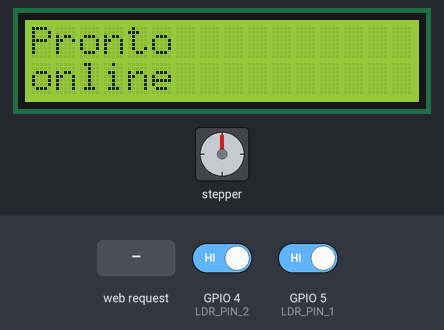
This sketch was run on a simulated ESP32. Shown: 16×2 character LCD, stepper motor. The test bench sets the inputs (shaded band); at power-on: GPIO 4 (LDR_PIN_2) HIGH, GPIO 5 (LDR_PIN_1) HIGH. WiFi joins after 1.5 s; servers stay silent unless stated; a WiFi scan finds three made-up networks; stepper angles assume 4096 steps per turn; what the sketch prints to the serial monitor is not drawn.

Above: at 9.4 s.
9.5 s: HTTP request GET /quiz?steps=1&q=1&a1=1 received
At 10.3 s:
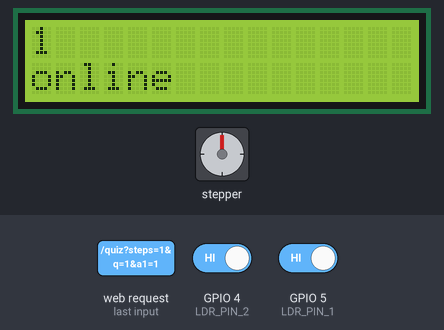
11.3 s: GPIO 4 (LDR_PIN_2) driven LOW
At 11.55 s:
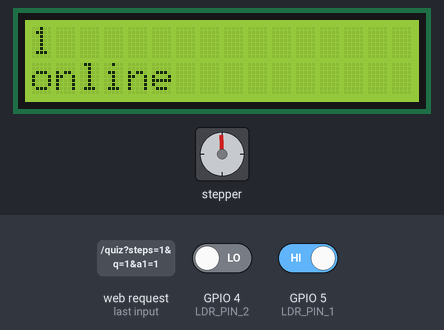
13.2 s: HTTP request GET /step received
At 15.0 s:
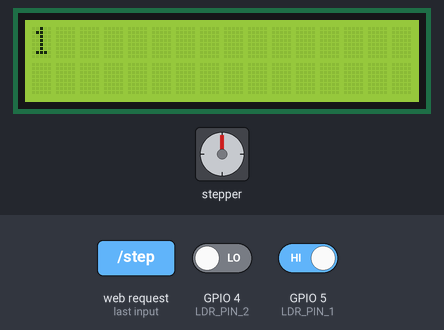
15.3 s: GPIO 5 (LDR_PIN_1) driven LOW
At 18.11 s:
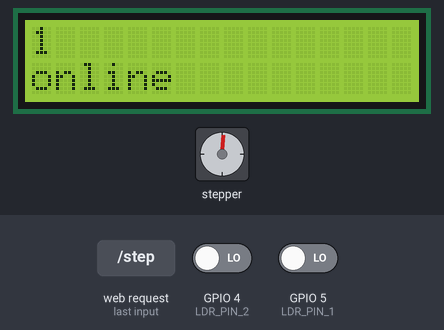
18.3 s: HTTP request GET /move?steps=1 received
At 18.7 s:
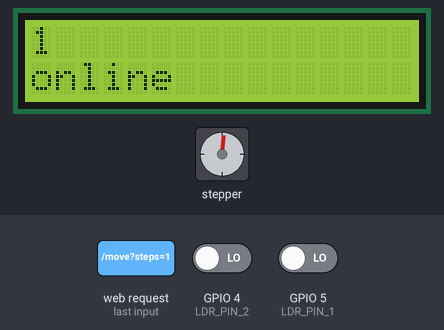
19.8 s: HTTP request GET /quiz received
Timing chart, 0 to 22.4 s (numbered marks = the images above; inputs shaded):
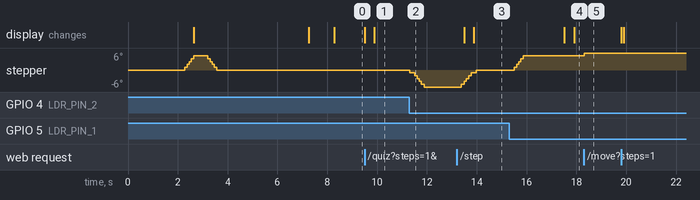

Measured:
- after the input at 9.5 s, the display: first changes at once (image 1 shows a later state)

The sketch:

esp32_quiz_motor.ino
```cpp
/*
 * ESP32 Quiz Motor Controller — con AccelStepper
 * ============================================================
 * Motore : 28BYJ-48 + driver ULN2003
 * Libreria: AccelStepper (half-step, tipo 8)
 *
 * Endpoint HTTP:
 *   GET /            → stato del server
 *   GET /step        → muove di 512 passi avanti (compatibilità bot principale)
 *   GET /move?steps=N → muove di N half-steps (N>0=avanti, N<0=indietro)
 *
 * Pin ULN2003 → ESP32:
 *   IN1 → GPIO 19
 *   IN2 → GPIO 20
 *   IN3 → GPIO 21
 *   IN4 → GPIO 22
 *
 * NOTA: AccelStepper richiede l'ordine IN1, IN3, IN2, IN4 nel costruttore.
 */

#include <WiFi.h>
#include <WebServer.h>
#include <AccelStepper.h>
#include <Wire.h>
#include <LiquidCrystal_I2C.h>

// ============================================================
// CONFIGURAZIONE WIFI
// ============================================================
const char* ssid     = "VF_IT_FWA_531F";
const char* password = "GalaHouse25!";

// ============================================================
// CONFIGURAZIONE MOTORE 28BYJ-48
// ============================================================
#define MOTOR_INTERFACE_TYPE 8  // Half-step 4 fili

// Pin fisici ULN2003 → ESP32
#define IN1 19
#define IN2 20
#define IN3 21
#define IN4 22

// Ordine obbligatorio per AccelStepper + 28BYJ-48: IN1, IN3, IN2, IN4
AccelStepper stepper(MOTOR_INTERFACE_TYPE, IN1, IN3, IN2, IN4);

// Velocità e accelerazione
const float MAX_SPEED    = 800.0;   // step/s (max affidabile per 28BYJ-48)
const float ACCELERATION = 400.0;   // step/s²

// Limiti
const int LEGACY_STEPS = 68;       // passi per /step (1/30 di mezzo giro)
const int MAX_STEPS    = 8192;      // limite sicurezza per /move (2 giri)

// ============================================================
// CONFIGURAZIONE SENSORI LDR
// ============================================================
const int LDR_PIN_1 = 5;
const int LDR_PIN_2 = 4;

// IMPORTANTE: Imposta qui lo stato che consideri "VOTATO"
// Se coprendo il sensore l'output sullo sketch di test era '0', usa LOW.
// Se l'output coperto era '1', usa HIGH.
const int TRIGGER_STATE = LOW;

volatile int pendingVotesA = 0;
volatile int pendingVotesB = 0;

int lastLdrState1 = -1;
int lastLdrState2 = -1;
unsigned long lastVoteTime = 0;
const unsigned long VOTE_COOLDOWN = 3000; // 3 secondi di pausa per evitare voti multipli istantanei

// ============================================================
// CONFIGURAZIONE LCD 1602 I2C
// ============================================================
LiquidCrystal_I2C lcd(0x27, 16, 2);
const int I2C_SDA_PIN = 6;
const int I2C_SCL_PIN = 7;

// Testi correnti sul display
String quizText = "Attesa quiz...";
String ans1Text = "Pronto";
String ans2Text = "online";

String qLine1 = "Attesa quiz...";
String qLine2 = "";
bool scrollQ = false;
bool scrollA1 = false;
bool scrollA2 = false;

unsigned long lastLcdUpdate = 0;
bool showQuestion = true;
const unsigned long LCD_PAGE_INTERVAL = 4000; // Scambia pagina ogni 4 secondi
unsigned long lastPageSwap = 0;

const unsigned long SCROLL_INTERVAL = 400; // Avanza lo scorrimento ogni 400ms
int scrollPosQ = 0;
int scrollPosA1 = 0;
int scrollPosA2 = 0;

void formatQuestion() {
  scrollQ = false;
  qLine1 = "";
  qLine2 = "";

  int len = quizText.length();
  if (len <= 16) {
    qLine1 = quizText;
  } else if (len <= 32) {
    int splitIdx = -1;
    for (int i = min(16, len - 1); i >= 0; i--) {
      if (quizText[i] == ' ') {
        splitIdx = i;
        break;
      }
    }

    if (splitIdx > 0) {
      String firstPart = quizText.substring(0, splitIdx);
      String secondPart = quizText.substring(splitIdx + 1); // skip space
      if (firstPart.length() <= 16 && secondPart.length() <= 16) {
        qLine1 = firstPart;
        qLine2 = secondPart;
      } else {
        scrollQ = true;
      }
    } else {
      scrollQ = true;
    }
  } else {
    scrollQ = true;
  }
}


// ============================================================
// SERVER HTTP
// ============================================================
WebServer server(80);

// -------- Handler: GET / -----------------------------------
void handleRoot() {
  String body  = "ESP32 Quiz Motor (AccelStepper) — Online\n\n";
  body += "Endpoint:\n";
  body += "  GET /step           -> " + String(LEGACY_STEPS) + " passi avanti\n";
  body += "  GET /move?steps=N   -> N half-steps (neg=indietro, max=" + String(MAX_STEPS) + ")\n\n";
  body += "Posizione attuale: " + String(stepper.currentPosition()) + " steps\n";
  body += "Velocita' max: " + String(MAX_SPEED) + " step/s\n";
  server.send(200, "text/plain", body);
}

// -------- Handler: GET /step (compatibilità bot) ----------
void handleStep() {
  Serial.println(">>> /step: " + String(LEGACY_STEPS) + " passi avanti");

  stepper.enableOutputs();
  stepper.move(LEGACY_STEPS);

  server.send(200, "text/plain", "OK - /step: " + String(LEGACY_STEPS) + " passi impostati");
}

// -------- Handler: GET /move?steps=N ----------------------
void handleMove() {
  if (!server.hasArg("steps")) {
    server.send(400, "text/plain", "ERRORE: parametro 'steps' mancante. Usa /move?steps=N");
    return;
  }

  String raw   = server.arg("steps");
  long   steps = raw.toInt();

  if (steps == 0 && raw != "0") {
    server.send(400, "text/plain", "ERRORE: valore non numerico: " + raw);
    return;
  }
  if (abs(steps) > MAX_STEPS) {
    server.send(400, "text/plain",
      "ERRORE: troppi passi (" + String(steps) + "). Max: " + String(MAX_STEPS));
    return;
  }

  String verso = (steps >= 0) ? "avanti" : "indietro";
  Serial.println(">>> /move: " + String(steps) + " steps (" + verso + ")");

  stepper.enableOutputs();
  stepper.move(steps);

  server.send(200, "text/plain", "OK - Movimento impostato");
}

// -------- Handler: GET /quiz ------------------------------
void handleQuiz() {
  if (server.hasArg("q")) quizText = server.arg("q");
  if (server.hasArg("a1")) ans1Text = server.arg("a1");
  if (server.hasArg("a2")) ans2Text = server.arg("a2");

  formatQuestion();

  scrollA1 = (ans1Text.length() > 16);
  scrollA2 = (ans2Text.length() > 16);

  // Aggiungi spazi alla fine per uno scorrimento continuo più leggibile
  if (scrollQ) quizText += "   ***   ";
  if (scrollA1) ans1Text += "   ***   ";
  if (scrollA2) ans2Text += "   ***   ";

  showQuestion = true;
  lastPageSwap = millis() - LCD_PAGE_INTERVAL; // Forza aggiornamento immediato al ricevimento
  scrollPosQ = 0;
  scrollPosA1 = 0;
  scrollPosA2 = 0;

  server.send(200, "text/plain", "OK - Quiz aggiornato su LCD");
}

// -------- Handler: GET /poll_votes ------------------------
void handlePollVotes() {
  String json = "{\"A\":" + String(pendingVotesA) + ",\"B\":" + String(pendingVotesB) + "}";
  pendingVotesA = 0;
  pendingVotesB = 0;
  server.send(200, "application/json", json);
}

// ============================================================
// SETUP
// ============================================================
void setup() {
  Serial.begin(115200);
  delay(2000);

  // Configura AccelStepper
  stepper.setMaxSpeed(MAX_SPEED);
  stepper.setAcceleration(ACCELERATION);
  stepper.disableOutputs(); // bobine spente finché non servono

  Serial.println("\n=========================================");
  Serial.println("  ESP32 QUIZ MOTOR (AccelStepper) — AVVIO");
  Serial.println("=========================================");
  Serial.println("  Pin: IN1=" + String(IN1) + " IN3=" + String(IN3) +
                 " IN2=" + String(IN2) + " IN4=" + String(IN4));
  Serial.println("  Velocita' max: " + String(MAX_SPEED) + " step/s");

  // Configura LDR come input
  pinMode(LDR_PIN_1, INPUT);
  pinMode(LDR_PIN_2, INPUT);
  Serial.println("  Sensori LDR configurati su pin " + String(LDR_PIN_1) + " e " + String(LDR_PIN_2));

  // Inizializza modulo LCD
  Wire.begin(I2C_SDA_PIN, I2C_SCL_PIN);
  lcd.init();
  lcd.backlight();
  lcd.clear();
  lcd.setCursor(0, 0);
  lcd.print("ESP32 Avvio...");
  lcd.setCursor(0, 1);
  lcd.print("Versione 1.0");

  // Test rapido al boot
  Serial.println("  Test motore (64 passi A/R)...");
  stepper.enableOutputs();
  stepper.move(64);
  while(stepper.distanceToGo() != 0) stepper.run();
  delay(300);
  stepper.move(-64);
  while(stepper.distanceToGo() != 0) stepper.run();
  stepper.disableOutputs();
  Serial.println("  Test completato.");

  WiFi.mode(WIFI_STA);
  WiFi.setSleep(false);
  Serial.println("  Connessione WiFi in corso...");

  int  n     = WiFi.scanNetworks();
  bool found = false;
  for (int i = 0; i < n; ++i) {
    if (String(WiFi.SSID(i)) == ssid) {
      WiFi.begin(ssid, password, WiFi.channel(i), WiFi.BSSID(i));
      found = true;
      break;
    }
  }
  if (!found) WiFi.begin(ssid, password);

  int attempts = 0;
  while (WiFi.status() != WL_CONNECTED) {
    delay(500);
    Serial.print(".");
    if (++attempts >= 40) {
      Serial.println("\n[ERRORE] WiFi non raggiunto. Riavvia.");
      return;
    }
  }

  Serial.println("\n[OK] WiFi connesso!");
  Serial.print("  IP assegnato: "); Serial.println(WiFi.localIP());

  server.on("/",     HTTP_GET, handleRoot);
  server.on("/step", HTTP_GET, handleStep);
  server.on("/move", HTTP_GET, handleMove);
  server.on("/quiz", HTTP_GET, handleQuiz);
  server.on("/poll_votes", HTTP_GET, handlePollVotes);
  server.begin();

  Serial.println("[OK] Server HTTP in ascolto sulla porta 80");

  lcd.clear();
  lcd.setCursor(0, 0);
  lcd.print("Server HTTP OK");
  delay(1000);
}

// Funzione di utilità per stampare stringhe statiche e scorrevoli
void printLcdLine(int row, String text, int &pos, bool scroll) {
  lcd.setCursor(0, row);
  if (!scroll) {
    lcd.print(text);
    // Pulisce il resto della riga
    for(int i = text.length(); i < 16; i++) {
        lcd.print(" ");
    }
  } else {
    String disp = text.substring(pos, pos + 16);
    if (disp.length() < 16) { // wrap around
       disp += text.substring(0, 16 - disp.length());
    }
    lcd.print(disp);
    pos++;
    if (pos >= text.length()) {
       pos = 0;
    }
  }
}

// ============================================================
// LOOP
// ============================================================
void loop() {
  server.handleClient();

  unsigned long now = millis();

  // Calcolo intervallo base o dinamico di pagina
  unsigned long currentInterval = LCD_PAGE_INTERVAL;
  if (showQuestion) {
      if (scrollQ) {
          int displayLen = quizText.length();
          currentInterval = displayLen * SCROLL_INTERVAL + 1500;
      }
  } else {
      if (scrollA1 || scrollA2) {
          unsigned int maxLen = ans1Text.length();
          if (ans2Text.length() > maxLen) maxLen = ans2Text.length();
          currentInterval = maxLen * SCROLL_INTERVAL + 1500;
      }
  }

  // Scambia pagina ogni currentInterval
  if (now - lastPageSwap > currentInterval) {
    showQuestion = !showQuestion;
    lastPageSwap = now;
    lcd.clear(); // Pulisci lo schermo al cambio pagina per evitare residui
    // Reset posizioni scorrimento quando cambia pagina
    scrollPosQ = 0;
    scrollPosA1 = 0;
    scrollPosA2 = 0;
  }

  // Aggiorna LCD ogni SCROLL_INTERVAL
  if (now - lastLcdUpdate > SCROLL_INTERVAL) {
    if (showQuestion) {
      if (scrollQ) {
         lcd.setCursor(0, 0);
         lcd.print("Domanda:        ");
         printLcdLine(1, quizText, scrollPosQ, true);
      } else {
         printLcdLine(0, qLine1, scrollPosQ, false);
         printLcdLine(1, qLine2, scrollPosQ, false);
      }
    } else {
      printLcdLine(0, ans1Text, scrollPosA1, scrollA1);
      printLcdLine(1, ans2Text, scrollPosA2, scrollA2);
    }
    lastLcdUpdate = now;
  }

  // --- GESTIONE MOTORE E SENSORI ---
  if (stepper.distanceToGo() != 0) {
    // Finché sta compiendo un movimento, lo esegue e basta
    stepper.run();
  } else {
    // Motore arrivato a destinazione: stacchiamo le bobine per non scaldare
    stepper.disableOutputs();

    // Quando non si muove, restiamo in ascolto dei sensori LDR
    int currentLdrState1 = digitalRead(LDR_PIN_1);
    int currentLdrState2 = digitalRead(LDR_PIN_2);

    // Controlliamo il Sensore 1
    if (currentLdrState1 == TRIGGER_STATE && lastLdrState1 != TRIGGER_STATE) {
      if (millis() - lastVoteTime > VOTE_COOLDOWN) {
        Serial.println(">>> VOTO: Sensore 1 attivato! (Pin " + String(LDR_PIN_1) + ")");
        pendingVotesA++;
        stepper.enableOutputs();
        stepper.move(LEGACY_STEPS); // 68 passi per "voto registrato"
        lastVoteTime = millis();
      }
    }

    // Controlliamo il Sensore 2
    if (currentLdrState2 == TRIGGER_STATE && lastLdrState2 != TRIGGER_STATE) {
      if (millis() - lastVoteTime > VOTE_COOLDOWN) {
        Serial.println(">>> VOTO: Sensore 2 attivato! (Pin " + String(LDR_PIN_2) + ")");
        pendingVotesB++;
        stepper.enableOutputs();
        stepper.move(-LEGACY_STEPS); // -68 passi per ruotare nell'altra direzione
        lastVoteTime = millis();
      }
    }

    // Aggiorniamo gli stati precedenti
    lastLdrState1 = currentLdrState1;
    lastLdrState2 = currentLdrState2;
  }
}
```
